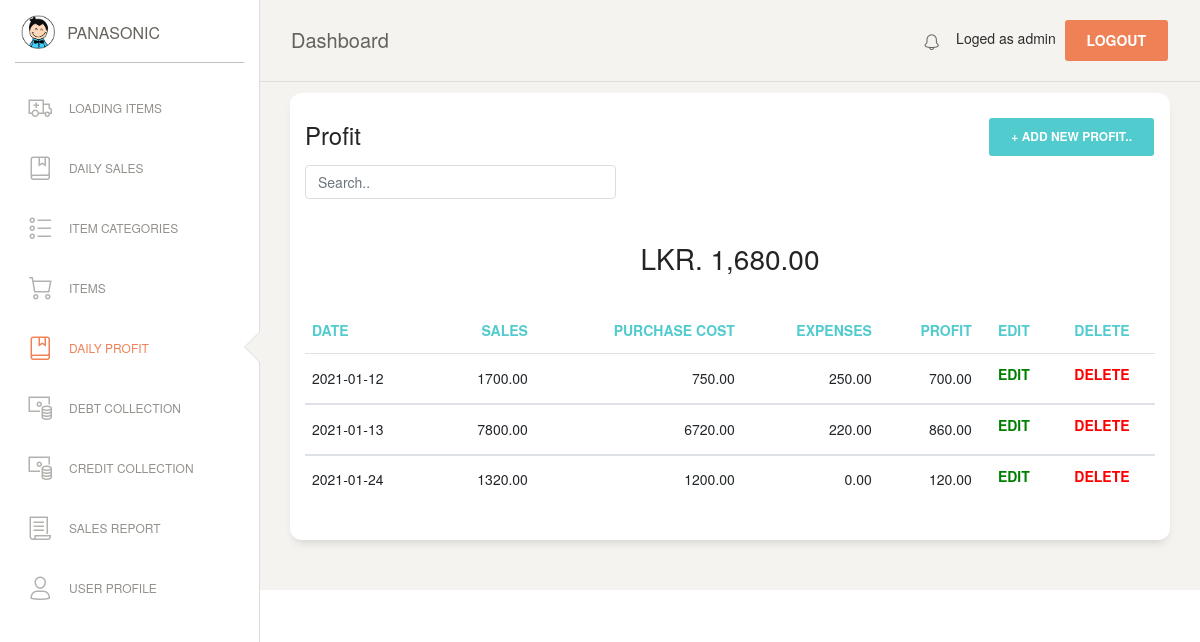
/profit.php (signed in), run on an earlier commit of the app's database.
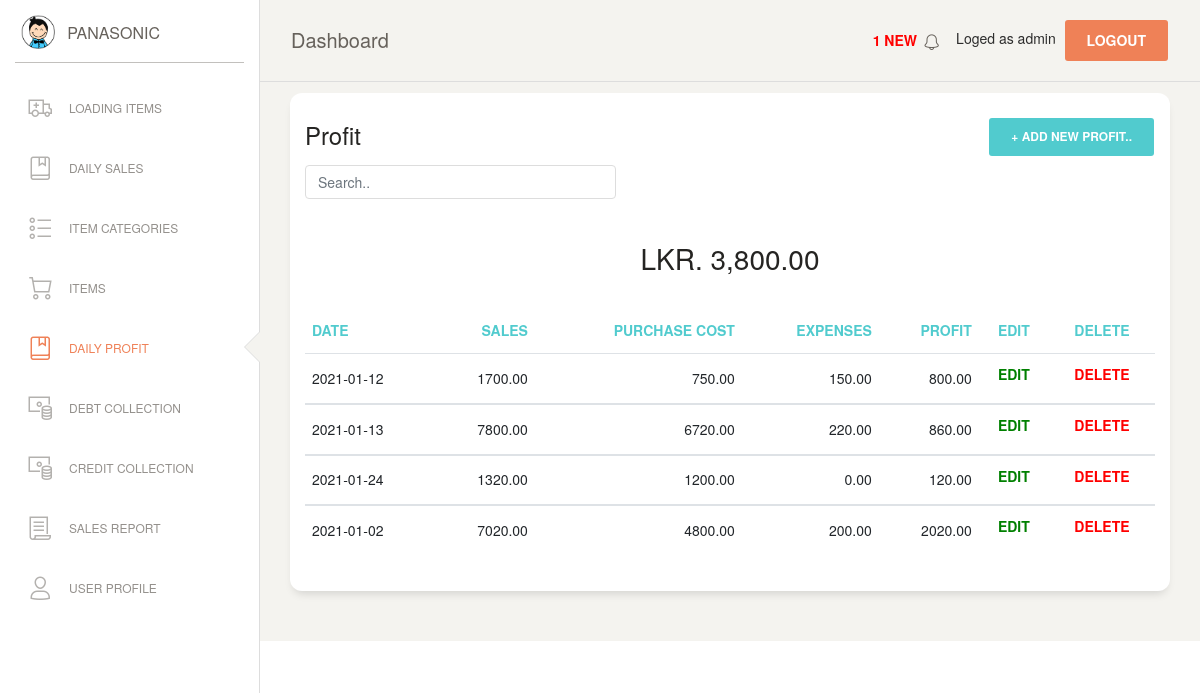
And on a later commit of the database.
### tables this page shows
CREATE TABLE `profit` (
  `P_id` int(11) NOT NULL,
  `cdate` varchar(100) NOT NULL,
  `sales` double(10,2) NOT NULL DEFAULT '0.00',
  `purchase_cost` double(10,2) NOT NULL,
  `expenses` double(10,2) NOT NULL DEFAULT '0.00',
  `daily_profit` double(10,2) NOT NULL DEFAULT '0.00'
);

### notification_msg.php (called while the page is built, shortened)
<?php
$con = mysqli_connect(DB_HOSTNAME,DB_USERNAME,DB_PASSWORD);
mysqli_select_db($con,DB_NAME);
$today = new DateTime(null, new DateTimeZone('Asia/Colombo'));
$day = $today->format('Y-m-d');
$sql=mysqli_query($con,"SELECT * FROM cheques WHERE valid_date <= '$day' AND cheque_status =1 ORDER BY valid_date ASC");
$numRows = mysqli_num_rows($sql);
?>

### profit.php (the view, shortened to what the changed rows need)
<?php
if (!isset($_SESSION['loged_user'])) {
    header('location: login.php');
}else {
?>
<!DOCTYPE html>
<html lang="en">
<head>
  <link href="assets/css/bootstrap.min.css" rel="stylesheet" />
  <link href="assets/css/paper-dashboard.css?v=2.0.1" rel="stylesheet" />
  <link href="assets/demo/demo.css" rel="stylesheet" />
</head>
<body class="">
  <div class="wrapper ">
    <?php include('include/sidebar.php');  ?>
    <div class="main-panel">
      <?php include('include/nav.php');  ?>
      <div class="content">
       <div class="row">
          <div class="col-md-12">
            <div class="card">
              <div class="row">
              <div class="col-md-9">
              <div class="card-header">
                <h4 class="card-title"> Profit</h4>
                <input class="form-control myInput" id="myInput" type="text" placeholder="Search..">
              </div>
              </div>
              <div class="col-md-3">
                <div class="card-header">
                    <button type="button" class="btn btn-primary add-btn" data-toggle="modal" data-target="#Form1">+ Add New Profit..
                    </button>
                </div>
              </div>
              </div>
              <div class="card-body">
              </div>
              <div class="card-body">
                  <?php
                      $profit = mysqli_query($con,"SELECT SUM(daily_profit) AS tot_profit FROM profit");
                      $row1 = mysqli_fetch_assoc($profit);
                      $value = $row1['tot_profit'];
                  ?>
                      <center><h3>LKR. <?php echo number_format($value,2);?></h3></center>
                <div class="table-responsive">
                  <table class="table" id="myTable">
                    <thead class="text-primary">
                      <th>                    DATE    </th>
                      <th class="text-right"> SALES   </th>
                      <th class="text-right"> PURCHASE COST</th>
                      <th class="text-right"> EXPENSES</th>
                      <th class="text-right"> PROFIT  </th>
                      <th class="text-center">EDIT 		</th>
                      <th class="text-center">DELETE 	</th>
                    </thead>
                    <tbody>
                      <?php
                      $sql=mysqli_query($con,"SELECT * FROM profit");
                      $numRows = mysqli_num_rows($sql);
                      if($numRows > 0) {
                        while($row = mysqli_fetch_assoc($sql)) {
                          ?>
                          <tr>
                            <td>                    <?php echo $row['cdate'] ?>        </td>
                            <td class="text-right"> <?php echo $row['sales'] ?>        </td>
                            <td class="text-right"> <?php echo $row['purchase_cost'] ?></td>
                            <td class="text-right"> <?php echo $row['expenses'] ?>     </td>
                            <td class="text-right"> <?php echo $row['daily_profit'] ?> </td>
                            <td class="text-center">
                             <a href="#" onclick="editView('<?php echo $row['P_id']; ?>')" name="edit">
                              <h6 style='color:green;'>EDIT</h6></a>
                            </td>
                            <td class="text-center">
                              <a href="#" onclick="confirmation('event','<?php echo $row['P_id']; ?>')" name="delete">
                              <h6 style='color:red;'>DELETE</h6></a>
                            </td>
                          </tr>
                    </tbody>
                           <?php
                        }
                      }
                    ?>
                    </table>
                </div>
              </div>
            </div>
          </div>
        </div>
      </div>
      </div>
       <?php include('include/footer.php');  ?>
    </div>
</body>
</html>
<?php
}
?>

### include/nav.php (shortened to what the changed rows need)
<nav class="navbar navbar-expand-lg navbar-absolute fixed-top navbar-transparent">
    <div class="container-fluid">
        <div class="navbar-wrapper">
        <a class="navbar-brand" href="javascript:;">Dashboard</a>
        </div>
        <div class="collapse navbar-collapse justify-content-end" id="navigation">
        <ul class="navbar-nav">
            <li class="nav-item">
            <a class="nav-link" href="debt.php">
                    <p style='color:red;'><b>
                        <?php
                            include("./notification_msg.php");
                            if($numRows>0){
                            echo " " . $numRows . " NEW ";
                        }
                        ?>
                    </b></p>
                <i class="nc-icon nc-bell-55"></i>
            </a>
            </li>
            <li class="nav-item">
            Loged as <?php echo $_SESSION['loged_user'] ?>&nbsp;
            <a href="#" onclick="confirmationLogout(event)" class="btn btn-danger square-btn-adjust">Logout</a>
            </li>
        </ul>
        </div>
    </div>
</nav>

What changed in the data, as far as the page shows it:
changed profit (number 1 of 4 on the later page): expenses "250.00" → "150.00"; daily_profit "700.00" → "800.00"
added profit: cdate "2021-01-02", sales "7020.00", purchase_cost "4800.00", expenses "200.00", daily_profit "2020.00"
Also different on the page:
$numRows: (not shown) → "1"
$value: "1,680.00" → "3,800.00"
text now shown: "NEW"
